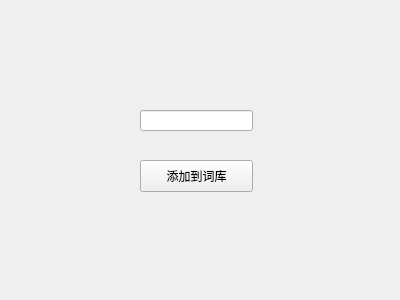
<?xml version="1.0" encoding="UTF-8"?>
<ui version="4.0">
 <class>questionerGamingWidget</class>
 <widget class="QWidget" name="questionerGamingWidget">
  <property name="geometry">
   <rect>
    <x>0</x>
    <y>0</y>
    <width>400</width>
    <height>300</height>
   </rect>
  </property>
  <property name="windowTitle">
   <string>Form</string>
  </property>
  <widget class="QLineEdit" name="wordLineEdit">
   <property name="geometry">
    <rect>
     <x>140</x>
     <y>110</y>
     <width>113</width>
     <height>21</height>
    </rect>
   </property>
  </widget>
  <widget class="QPushButton" name="okBtn">
   <property name="geometry">
    <rect>
     <x>140</x>
     <y>160</y>
     <width>113</width>
     <height>32</height>
    </rect>
   </property>
   <property name="text">
    <string>添加到词库</string>
   </property>
  </widget>
 </widget>
 <resources/>
 <connections/>
</ui>
